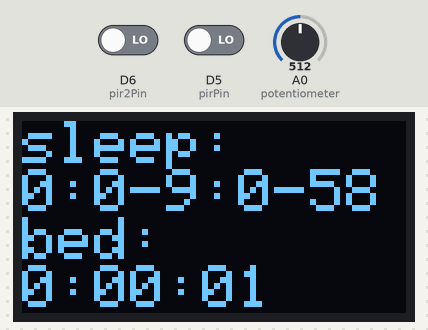
Bench run of a sketch on a simulated ESP8266 (NodeMCU). On the bench: 128×64 one-colour display. The inputs (shaded band) are chosen by the test bench; at power-on: A0 (potentiometer) = 512, D6 (pir2Pin) LOW, D5 (pirPin) LOW. WiFi joins after 1.5 s; servers stay silent unless stated; web services answer with replies made up by the test bench; what the sketch prints to the serial monitor is not drawn.

Above: at 3.7 s.
3.8 s: A0 (potentiometer) set to 602
At 6.8 s:
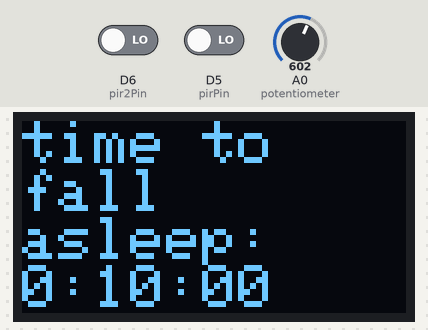
16.6 s: A0 (potentiometer) set to 620
23.9 s: A0 (potentiometer) set to 716
At 24.9 s:
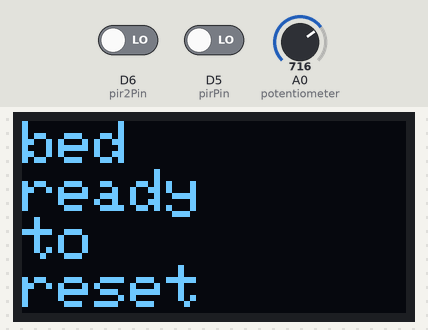
31.2 s: A0 (potentiometer) set to 984
38.5 s: A0 (potentiometer) set to 1008
At 39.7 s:
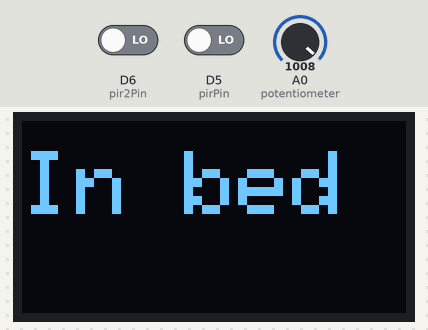
45.8 s: A0 (potentiometer) set to 990
At 46.7 s:
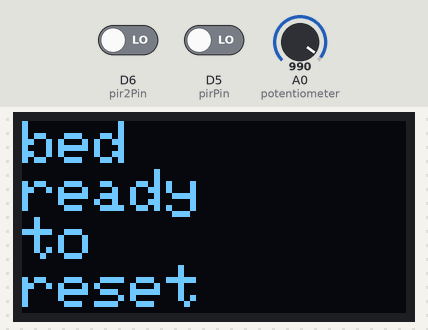
Timing chart, 0 to 48.8 s (numbered marks = the images above; inputs shaded):
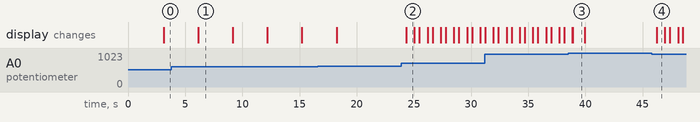

Measured:
- the behaviour switches between 998 and 999 on A0 (potentiometer) (found by bisection; images 2 and 3)
- after the input at 23.9 s, the display: changes after 0.43 s (image 2)
- after the input at 38.5 s, the display: first differs from a run without the input after 0.40 s (image 3)
- after the input at 45.8 s, the display: changes after 0.43 s (image 4)
- what the display in image 1 shows lasts 3.1 s, from 6.1 s to 9.2 s
- what the display in image 2 shows lasts 0.8 s, from 24.3 s to 25.1 s
- what the display in image 3 shows lasts 1.0 s, from 38.9 s to 39.9 s

The sketch:

code.ino
```cpp
#include <Adafruit_GFX.h>
#include <Adafruit_SSD1306.h>

#define SCREEN_WIDTH 128  // OLED display width, in pixels
#define SCREEN_HEIGHT 64  // OLED display height, in pixels

// Declaration for an SSD1306 display connected to I2C (SDA, SCL pins)
#define OLED_RESET LED_BUILTIN  // Reset pin # (or -1 if sharing Arduino reset pin)
Adafruit_SSD1306 display(SCREEN_WIDTH, SCREEN_HEIGHT, &Wire, OLED_RESET);


#include <ESP8266WiFi.h>
#include <Wire.h>
#include <SPI.h>

const char* ssid = "YOUR_WIFI_NAME"; //enter your wifi network name
const char* password = "WIFI_PASSWORD"; //enter your wifi password

const char* resource = "/trigger/test/with/key/YOUR_IFTTT_KEY"; //enter IFTTT key
const char* server = "maker.ifttt.com";

String TimeShowFormatted(long ms) { //formats milliseconds to hh:mm:ss
  long days1 = 0;
  long hours1 = 0;
  long mins = 0;
  long secs = 0;
  String secs_o = ":";
  String mins_o = ":";
  String hours_o = ":";
  secs = ms / 1000;                // set the seconds remaining
  mins = secs / 60;                //convert seconds to minutes
  hours1 = mins / 60;              //convert minutes to hours
  days1 = hours1 / 24;             //convert hours to days
  secs = secs - (mins * 60);       //subtract the coverted seconds to minutes in order to display 59 secs max
  mins = mins - (hours1 * 60);     //subtract the coverted minutes to hours in order to display 59 minutes max
  hours1 = hours1 - (days1 * 24);  //subtract the coverted hours to days in order to display 23 hours max

  if (secs < 10) {
    secs_o = ":0";
  }
  if (mins < 10) {
    mins_o = ":0";
  }
  if (hours1 < 10) {
    hours_o = ":0";
  }

  String finalString = (String(hours1) + mins_o + String(mins) + secs_o + String(secs));
  Serial.print("finalString :");
  Serial.println(finalString);
  return (String(hours1) + mins_o + String(mins) + secs_o + String(secs));
}


void oledWriteWords(String text) {//write one line of big text on OLED
  display.clearDisplay();
  display.setTextSize(3);
  display.setTextColor(WHITE);
  display.setCursor(0, 10);
  display.println(text);
  display.display();
}

void oledWrite4lines(String text, String text2, String text3, String text4) { //write 4 lines of text on the OLED
  display.clearDisplay();
  display.setTextSize(2);
  display.setTextColor(WHITE);
  display.setCursor(0, 0);
  display.println(text);
  display.println(text2);
  display.println(text3);
  display.println(text4);
  display.display();
  Serial.print(text);
  Serial.println(text2);
  Serial.print(text3);
  Serial.println(text4);
}

void makeIFTTTRequest(String bedElapsed, String sleepElapsed, String unsleepElapsed) { //upload data to google sheets via IFTTT
  Serial.print("Connecting to ");
  Serial.print(server);

  WiFiClient client;
  int retries = 5;
  while (!!!client.connect(server, 80) && (retries-- > 0)) {
    Serial.print(".");
  }
  Serial.println();
  if (!!!client.connected()) {
    Serial.println("Failed to connect...");
    oledWrite4lines("Sheets", "fail", " ", " ");
  }

  Serial.print("Request resource: ");
  Serial.println(resource);


  String jsonObject = "{\"value1\":\"" + bedElapsed + "\",\"value2\":\"" + sleepElapsed + "\",\"value3\":\"" + unsleepElapsed + "\"}";

  client.println(String("POST ") + resource + " HTTP/1.1");
  client.println(String("Host: ") + server);
  client.println("Connection: close\r\nContent-Type: application/json");
  client.print("Content-Length: ");
  client.println(jsonObject.length());
  client.println();
  client.println(jsonObject);
  Serial.println(jsonObject);


  int timeout = 5 * 10;  // 5 seconds
  while (!!!client.available() && (timeout-- > 0)) {
    delay(100);
  }
  if (!!!client.available()) {
    Serial.println("No response...");
  }
  while (client.available()) {
    Serial.write(client.read());
  }

  Serial.println("\nclosing connection");
  client.stop();
}


void initWifi() { //connect to wifi
  Serial.print("Connecting to: ");
  Serial.print(ssid);
  WiFi.begin(ssid, password);

  int timeout = 10 * 4;  // 10 seconds
  while (WiFi.status() != WL_CONNECTED && (timeout-- > 0)) {
    delay(250);
    Serial.print(".");
  }
  Serial.println("");

  if (WiFi.status() != WL_CONNECTED) {
    Serial.println("Failed to connect, going back to sleep");
    oledWrite4lines("WIFI", "FAIL", " ", " ");
  }

  Serial.print("WiFi connected in: ");
  Serial.print(millis());
  Serial.print(", IP address: ");
  Serial.println(WiFi.localIP());
  Serial.println("Connected to internet");
}

//pins for a ESP-8266 Node MCU
int D5 = 14;
int D6 = 12;
const int pirPin = D5;
const int pir2Pin = D6;

// definiing some variables
int bedState,pirState,pir2State;

// maximum length of time the sleep timer can be triggered after the most recent trigger:
unsigned long timeLimit = 2400000;

long start1, finished, currentClock, bedStart;
String bedElapsed,elapsed,unsleepElapsed;
bool inBed = false;
bool done = false;
bool sent = false;

void setup() {
  Serial.begin(9600);
  pinMode(pirPin, INPUT);
  pinMode(pir2Pin, INPUT);

  // SSD1306_SWITCHCAPVCC = generate display voltage from 3.3V internally
  if (!display.begin(SSD1306_SWITCHCAPVCC, 0x3C)) {  // Address 0x3D for 128x64
    Serial.println("SSD1306 allocation failed");
    for (;;)
      ;  // Don't proceed, loop forever
  }
  initWifi();
}

void loop() {

  bedState = analogRead(A0); // read potentiometer value
  pirState = digitalRead(pirPin); // read pir sensor values
  pir2State = digitalRead(pir2Pin);
  currentClock = millis() - start1; //update sleep timer duration


  if (bedState > 1000 && done == false) { // start In-Bed
    bedStart = millis();
    start1 = millis();
    Serial.println("In bed");
    oledWriteWords("In bed");
    delay(1000);
    inBed = true;
    display.clearDisplay();
    display.display();
    done = true;
    sent = false;

  }
  else if (bedState > 621 && bedState < 999){ // ready to reset
    done = false;
    delay(400);
    bedState = analogRead(A0);
    Serial.println("Reset");
    oledWrite4lines("bed", "ready", "to", "reset");
    delay(700);
    display.clearDisplay();
    display.display();

  }

  else if (pirState == HIGH && pir2State == HIGH && currentClock < timeLimit && inBed == true)  { // sleep timer triggered, if before time limit and in bed


    start1 = millis();
    Serial.println("Sleeping");
    oledWriteWords("Sleepin");
    digitalWrite(LED_BUILTIN, LOW);
    delay(350);
    display.clearDisplay();
    display.display();
    digitalWrite(LED_BUILTIN, HIGH);
    delay(4300);
  }

  else if (bedState < 620)  { // Send-Datato Google Spreadsheet
    finished = millis();
    elapsed = TimeShowFormatted((finished - start1) - 600000 ); // time from last sleep indicator, minus 10 mins
    bedElapsed = TimeShowFormatted(finished - bedStart); // time in bed
    unsleepElapsed = TimeShowFormatted((finished - bedStart) - ((finished - start1) - 600000 ));
    inBed = false;
    if (sent == false) {
      makeIFTTTRequest(elapsed, bedElapsed, unsleepElapsed);
      //makeIFTTTRequest("elapsed", "bedElapsed", "unsleepElapsed");

      sent = true;
    }
    delay(1000);
    while (bedState < 620) {
      oledWrite4lines("sleep:", elapsed, "bed:", bedElapsed);
      delay(3000);
      oledWrite4lines("time to", "fall", "asleep:", unsleepElapsed);
      delay(3000);
      bedState = analogRead(A0);
    }

    start1 = millis();
    done = false;

  }


}
```
